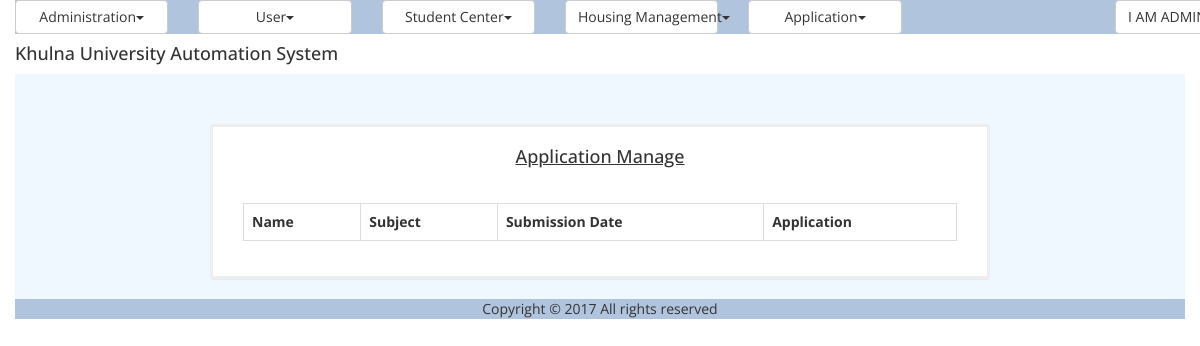
Before: /housing_application_manage.php (signed in) with the older database file.
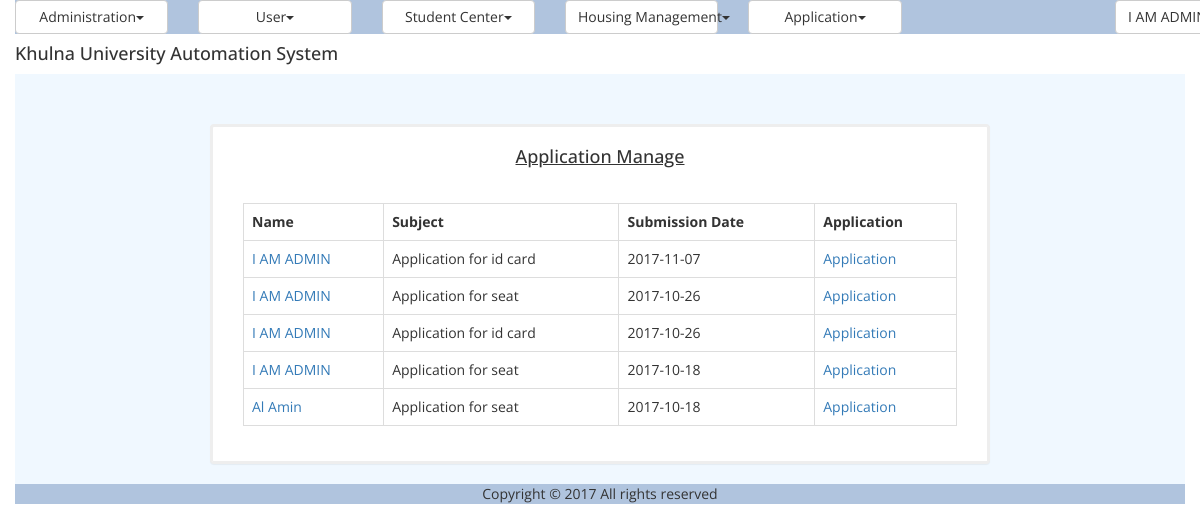
After: the same page with the newer database file.
### tables this page shows
CREATE TABLE `hms_application` (
  `id` varchar(50) NOT NULL,
  `template_id` varchar(50) NOT NULL,
  `body` text NOT NULL,
  `user_id` varchar(50) NOT NULL,
  `app_date` date NOT NULL
);

CREATE TABLE `tbl_user` (
  `ID` varchar(40) NOT NULL,
  `UniversityID` varchar(20) NOT NULL,
  `Email` varchar(50) NOT NULL,
  `Password` varchar(20) NOT NULL,
  `FirstName` varchar(50) NOT NULL,
  `LastName` varchar(50) NOT NULL,
  `Status` varchar(20) DEFAULT NULL,
  `IsLogged` smallint(1) DEFAULT NULL,
  `IsArchived` smallint(1) DEFAULT NULL,
  `IsDeleted` smallint(1) DEFAULT NULL
);

CREATE TABLE `hms_application_template` (
  `id` varchar(50) NOT NULL,
  `receiver` varchar(50) NOT NULL,
  `subject` varchar(128) NOT NULL,
  `body` text NOT NULL
);

### util/class.util.php (called while the page is built, shortened)
<?php
class ConfigUtil implements I_DBConfig, I_LogConfig, I_LanguageConfig{
	public static $s_instance;
	private $_host;
	private $_username;
	private $_password;
	private $_database;
	public static function getInstance() {
		if(!self::$s_instance) {
			self::$s_instance = new self();
		}
		return self::$s_instance;
	}
	private function readConfig(){
		$this->_ini_array = parse_ini_file(CONFIG.'system.ini');
		$this->_host =	$this->_ini_array['db_host'];
		$this->_username = $this->_ini_array['db_username'];
		$this->_password = $this->_ini_array['db_password'];
		$this->_database = $this->_ini_array['db_database'];
	}
	public function getDBHost(){
		return $this->_host;
	}
	public function getDBUserName(){
		return $this->_username;
	}
	public function getDBPassword(){
		return $this->_password;
	}
	public function getDBName(){
		return $this->_database;
	}
}
class DBUtil implements I_DBUtil {
	private static $s_instance;
	private $_host;
	private $_username;
	private $_password;
	private $_database;
	protected $_connection;
	protected $_result;
	public static function getInstance() {
		if(!self::$s_instance) {
			self::$s_instance = new self();
		}
		return self::$s_instance;
	}
	private function readDBConfig(){
		$_config = ConfigUtil::getInstance();
		$this->_host = $_config->getDBHost();
		$this->_username = $_config->getDBUserName();
		$this->_password = $_config->getDBPassword();
		$this->_database = $_config->getDBName();
	}
	private function setConnection(){
		$this->_connection = new mysqli($this->_host, $this->_username,
			$this->_password, $this->_database);
	}
	public function doQuery($sql) {
		$this->_result = $this->_connection->query($sql) or die(mysqli_error($this->_result));
		return $this->_result;
	}
	public function getNumRows() {
		$this->_numRows = mysqli_num_rows($this->_result);
		return $this->_numRows;
	}
	public function getAllRows() {
		$rows = array();
		for($x = 0; $x < $this->getNumRows(); $x++) {
			$rows[] = mysqli_fetch_assoc($this->_result);
		}
		return $rows;
	}
	public function getTopRow() {
		return $this->_result->fetch_array();
	}
}
class LogUtil{
	private static $s_instance;
	public static function getInstance(){
		if(!self::$s_instance) {
			self::$s_instance = new self();
		}
		return self::$s_instance;
	}
}
class LangUtil{
	private static $s_instance;
	public static function getInstance() {
		if(!self::$s_instance) {
			self::$s_instance = new self();
		}
		return self::$s_instance;
	}
}
?>

### modules/application/ui/blade/view.housingApplicationManage.blade.php (called while the page is built, shortened)
<?php
include_once UTILITY.'class.util.php';
include_once COMMON.'class.common.php';
include_once MODULES_APPLICATION_BAO.'class.housingApplicationManagebao.php';
$_HousingApplicationManageBAO = new HousingApplicationManageBAO();

### modules/application/bao/class.housingApplicationManagebao.php (called while the page is built, shortened)
<?php
include_once UTILITY.'class.util.php';
include_once MODULES_APPLICATION_DAO.'class.housingApplicationManagedao.php';
class HousingApplicationManageBAO
{
	private $_HousingApplicationManageDAO;
	function __construct(){
		$this->_HousingApplicationManageDAO = new HousingApplicationManageDAO();
	}
	public function getAllApplication(){
		$Result = $this->_HousingApplicationManageDAO->getAllApplication();
		return $Result;
	}
	public function getUserName($User){
        $Result=$this->_HousingApplicationManageDAO->getUserName($User);
        return $Result;
    }
    public function getTempaleSubjectById($ApplicationTemplate)
    {
    	$Result=$this->_HousingApplicationManageDAO->getTempaleSubjectById($ApplicationTemplate);
        return $Result;
    }
}

### modules/application/dao/class.housingApplicationManagedao.php (called while the page is built, shortened)
<?php
include_once COMMON.'class.common.php';
include_once COMMON.'class.common.housing.php';
include_once UTILITY.'class.util.php';
class HousingApplicationManageDAO
{
	private $_DB;
	function __construct(){
		$this->_DB = DBUtil::getInstance();
	}
	public function getAllApplication(){
		$ApplicationList = array();
		$this->_DB->doQuery("SELECT * FROM hms_application order by app_date DESC");
		$rows = $this->_DB->getAllRows();
		for ($i=0; $i < sizeof($rows); $i++) {
			$row = $rows[$i];
			$this->_HousingApplication = new HousingApplication();
			$this->_HousingApplication->setId($row['id']);
			$this->_HousingApplication->setTemplateId($row['template_id']);
			$this->_HousingApplication->setUserId($row['user_id']);
			$this->_HousingApplication->setBody($row['body']);
			$this->_HousingApplication->setDate($row['app_date']);
			$ApplicationList[] = $this->_HousingApplication;
		}
		$Result = new Result();
		$Result->setIsSuccess(1);
		$Result->setResultObject($ApplicationList);
		return $Result;
	}
	public function getUserName($User){
        $SQL="SELECT * FROM tbl_user WHERE tbl_user.ID='$User'";
        $this->_DB->doQuery($SQL);
        $row=$this->_DB->getTopRow();
        $this->_User=new User();
        $this->_User->setID($row['ID']);
        $this->_User->setFirstName($row['FirstName']);
        $this->_User->setLastName($row['LastName']);
        $Result=new Result();
        $Result->setIsSuccess(1);
        $Result->setResultObject($this->_User);
        return $Result;
    }
    public function getTempaleSubjectById($ApplicationTemplate){
        $SQL="SELECT * FROM hms_application_template WHERE id='$ApplicationTemplate'";
        $this->_DB->doQuery($SQL);
        $row=$this->_DB->getTopRow();
        $this->_ApplicationTemplate=new ApplicationTemplate();
        $this->_ApplicationTemplate->setId($row['id']);
        $this->_ApplicationTemplate->setReceiver($row['receiver']);
        $this->_ApplicationTemplate->setSubject($row['subject']);
        $Result=new Result();
        $Result->setIsSuccess(1);
        $Result->setResultObject($this->_ApplicationTemplate);
        return $Result;
    }
}

### common/class.common.php (called while the page is built, shortened)
<?php
class Result{
    private $_IsSuccess=0;
    private $_ResultObject;
    public function setIsSuccess($IsSuccess){
        $this->_IsSuccess = $IsSuccess;
    }
    public function getIsSuccess(){
        return $this->_IsSuccess;
    }
    public function setResultObject($ResultObject){
        $this->_ResultObject = $ResultObject;
    }
    public function getResultObject(){
        return $this->_ResultObject;
    }
}
?>

### common/class.common.housing.php (called while the page is built, shortened)
<?php
class HousingApplication
{
    private $_id;
    private $_template_id;
    private $_user_id;
    private $_date;
    public function setId($id)
    {
        $this->_id = $id;
    }
    public function getId()
    {
        return $this->_id;
    }
    public function setTemplateId($template_id)
    {
        $this->_template_id = $template_id;
    }
    public function getTemplateId()
    {
        return $this->_template_id;
    }
    public function setUserId($user_id)
    {
        $this->_user_id = $user_id;
    }
    public function getUserId()
    {
        return $this->_user_id;
    }
    public function setDate($date)
    {
        $this->_date = $date;
    }
    public function getDate()
    {
        return $this->_date;
    }
}

### modules/application/ui/view.housingApplicationManage.php (the view, shortened to what the rows shown need)
<?php
include_once MODULES_APPLICATION_BLADE.'view.housingApplicationManage.blade.php';
include_once COMMON.'class.common.php';
include_once COMMON.'class.common.housing.php';
?>
<div class="panel col-md-8 col-md-offset-2" style="border-top: outset; border-left: outset;
                                border-bottom: inset; border-right: inset; margin-top: 50px;">
    <div class="panel-body">
            <table class="table table-bordered">
                <tr>
                    <th>Name</th>
                    <th>Subject</th>
                    <th>Submission Date</th>
                    <th>Application</th>
                </tr>
                    <?php
                    $Result = $_HousingApplicationManageBAO->getAllApplication();
                    if ($Result->getIsSuccess()) {
                        $ApplicationList = $Result->getResultObject();
                        for ($i=0; $i < sizeof($ApplicationList); $i++) {
                            $Application = $ApplicationList[$i];
                            ?>
                            <tr>
                            <td><a href="user_details.php?id=<?php echo $Application->getUserId();?>" onclick="return ; " ><?php echo $_HousingApplicationManageBAO->getUserName($Application->getUserId())->getResultObject()->getFullName(); ?></a></td>
                            <td><?php echo $_HousingApplicationManageBAO->getTempaleSubjectById($Application->getTemplateId())->getResultObject()->getSubject(); ?></td>
                            <td><?php echo $Application->getDate();?></td>
                            <td><a href="application_show.php?view=<?php echo $Application->getId();?>" onclick="return ; ">Application</a></td>
                            </tr>
                            <?php
                        }
                    }
                    ?>
                </table>
    </div>
</div>

Changed rows visible on the page:
added hms_application: user.LastName "I AM ADMIN", template.subject "Application for id card", app_date "2017-11-07"
added hms_application: user.LastName "I AM ADMIN", template.subject "Application for seat", app_date "2017-10-26"
added hms_application: user.LastName "I AM ADMIN", template.subject "Application for id card", app_date "2017-10-26"
added hms_application: user.LastName "I AM ADMIN", template.subject "Application for seat", app_date "2017-10-18"
added hms_application: user.LastName "Al Amin", template.subject "Application for seat", app_date "2017-10-18"
